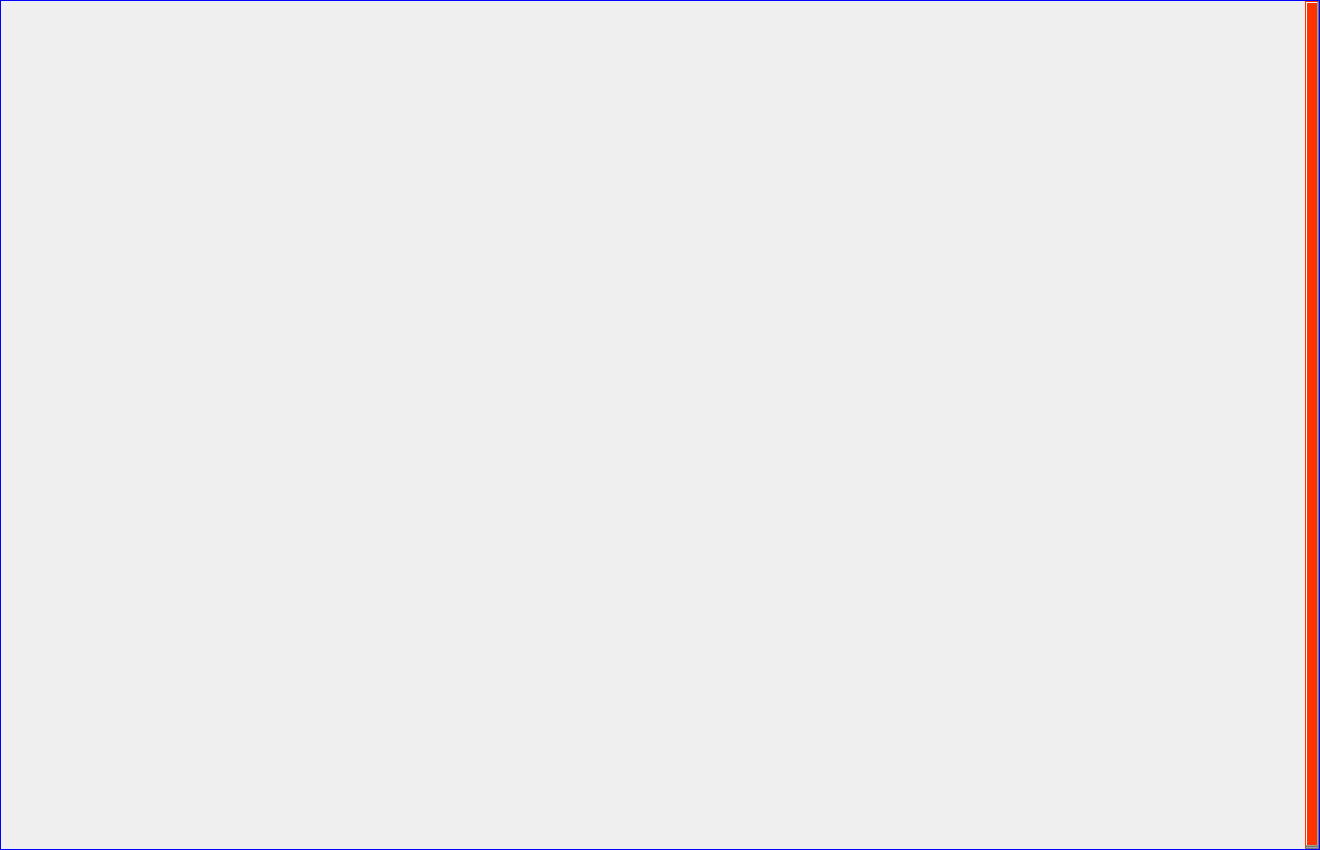
<?xml version="1.0" encoding="UTF-8"?>
<ui version="4.0">
 <class>ChSwitchModuleWgt</class>
 <widget class="QWidget" name="ChSwitchModuleWgt">
  <property name="geometry">
   <rect>
    <x>0</x>
    <y>0</y>
    <width>1320</width>
    <height>850</height>
   </rect>
  </property>
  <property name="minimumSize">
   <size>
    <width>0</width>
    <height>850</height>
   </size>
  </property>
  <property name="maximumSize">
   <size>
    <width>16777215</width>
    <height>850</height>
   </size>
  </property>
  <property name="windowTitle">
   <string notr="true">ChSwitchModuleWgt</string>
  </property>
  <property name="styleSheet">
   <string notr="true">QScrollBar:vertical  {
    width: 14px;
    background: #f30;
    padding: 0;
}</string>
  </property>
  <property name="checks" stdset="0">
   <string notr="true">push</string>
  </property>
  <layout class="QGridLayout" name="gridLayout">
   <property name="leftMargin">
    <number>0</number>
   </property>
   <property name="topMargin">
    <number>0</number>
   </property>
   <property name="rightMargin">
    <number>0</number>
   </property>
   <property name="bottomMargin">
    <number>0</number>
   </property>
   <property name="spacing">
    <number>10</number>
   </property>
   <item row="0" column="0">
    <widget class="QScrollArea" name="scrollArea">
     <property name="minimumSize">
      <size>
       <width>0</width>
       <height>850</height>
      </size>
     </property>
     <property name="maximumSize">
      <size>
       <width>16777215</width>
       <height>850</height>
      </size>
     </property>
     <property name="styleSheet">
      <string notr="true">QScrollBar:vertical  {
    width: 14px;
    background: #f30;
    padding: 0;
}
 QScrollArea  {
	border: 1px solid blue;
}</string>
     </property>
     <property name="verticalScrollBarPolicy">
      <enum>Qt::ScrollBarAlwaysOn</enum>
     </property>
     <property name="widgetResizable">
      <bool>true</bool>
     </property>
     <widget class="QWidget" name="widget">
      <property name="geometry">
       <rect>
        <x>0</x>
        <y>0</y>
        <width>1304</width>
        <height>850</height>
       </rect>
      </property>
      <property name="minimumSize">
       <size>
        <width>0</width>
        <height>850</height>
       </size>
      </property>
      <property name="maximumSize">
       <size>
        <width>16777215</width>
        <height>850</height>
       </size>
      </property>
     </widget>
    </widget>
   </item>
  </layout>
 </widget>
 <resources/>
 <connections/>
</ui>
